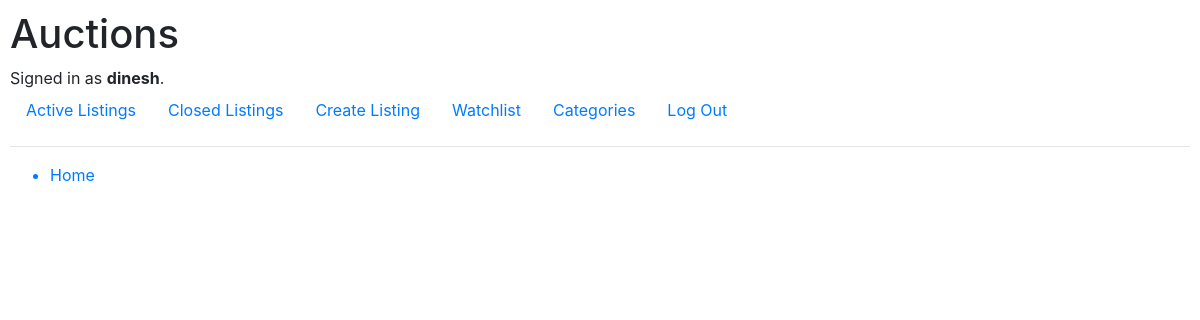
Page /categories (signed in) on the earlier database version.
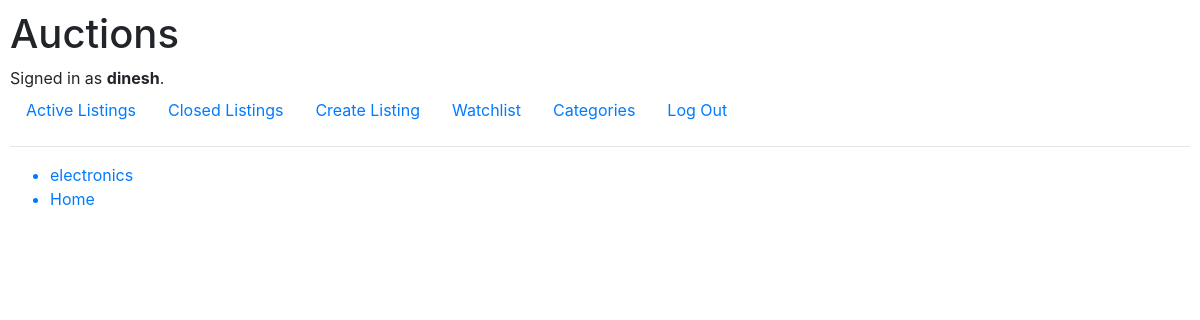
Same page on the later database version.
### auctions/models.py (models this page shows, shortened)
class listing(models.Model):
	status=models.BooleanField(default=True)
	title=models.CharField(max_length=65)
	description=models.CharField(max_length=300)
	category=models.CharField(max_length=64,blank=True)
	start_bid=models.FloatField()
	image=models.URLField()
	date=models.DateTimeField()
	creator=models.ForeignKey(User,on_delete=models.CASCADE,related_name="listings")
	subscribers=models.ManyToManyField(User,blank=True,related_name="watchlist")

### auctions/views.py (the view)
# urls.py: path("categories",views.categories,name="categories"),
@login_required
def categories(request):
    list=listing.objects.all()
    categories=set()
    '''for i in list:
        if i.category != "":
            categories.add(i.category)'''
    for i in list:
        if i.status:
            categories.add(i.category)
    return render(request,"auctions/categories.html",{"categories":categories})

### auctions/templates/auctions/categories.html
{% extends "auctions/layout.html" %}
{% block body %}
<ul>
{% for category in categories %}
  <a href="{% url 'category' category %}"><li>{{category}}</li></a>
{% endfor %}
</ul>
{% endblock %}

Differences in the rows shown:
added listing: categories "electronics"
